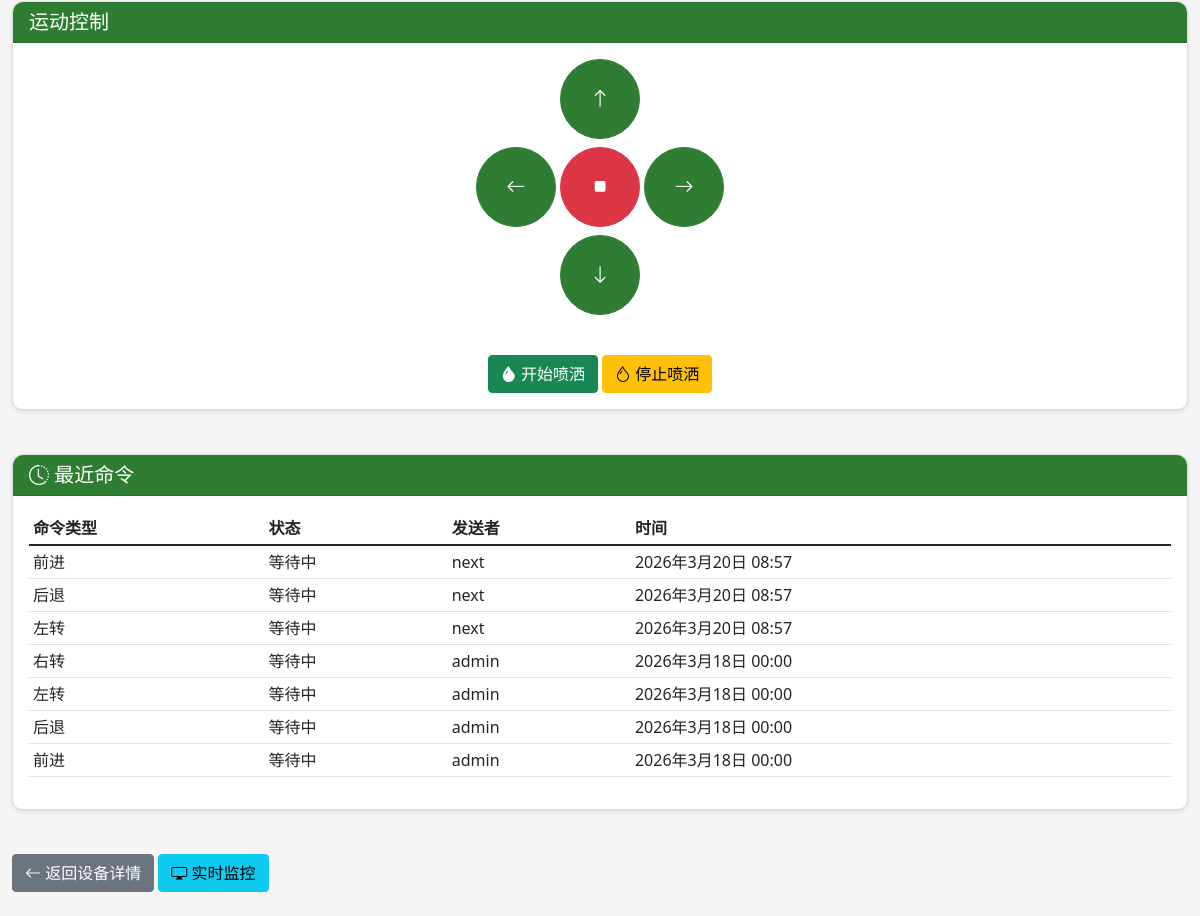
Before: /control/1/ (signed in, lower part) with the older database file.
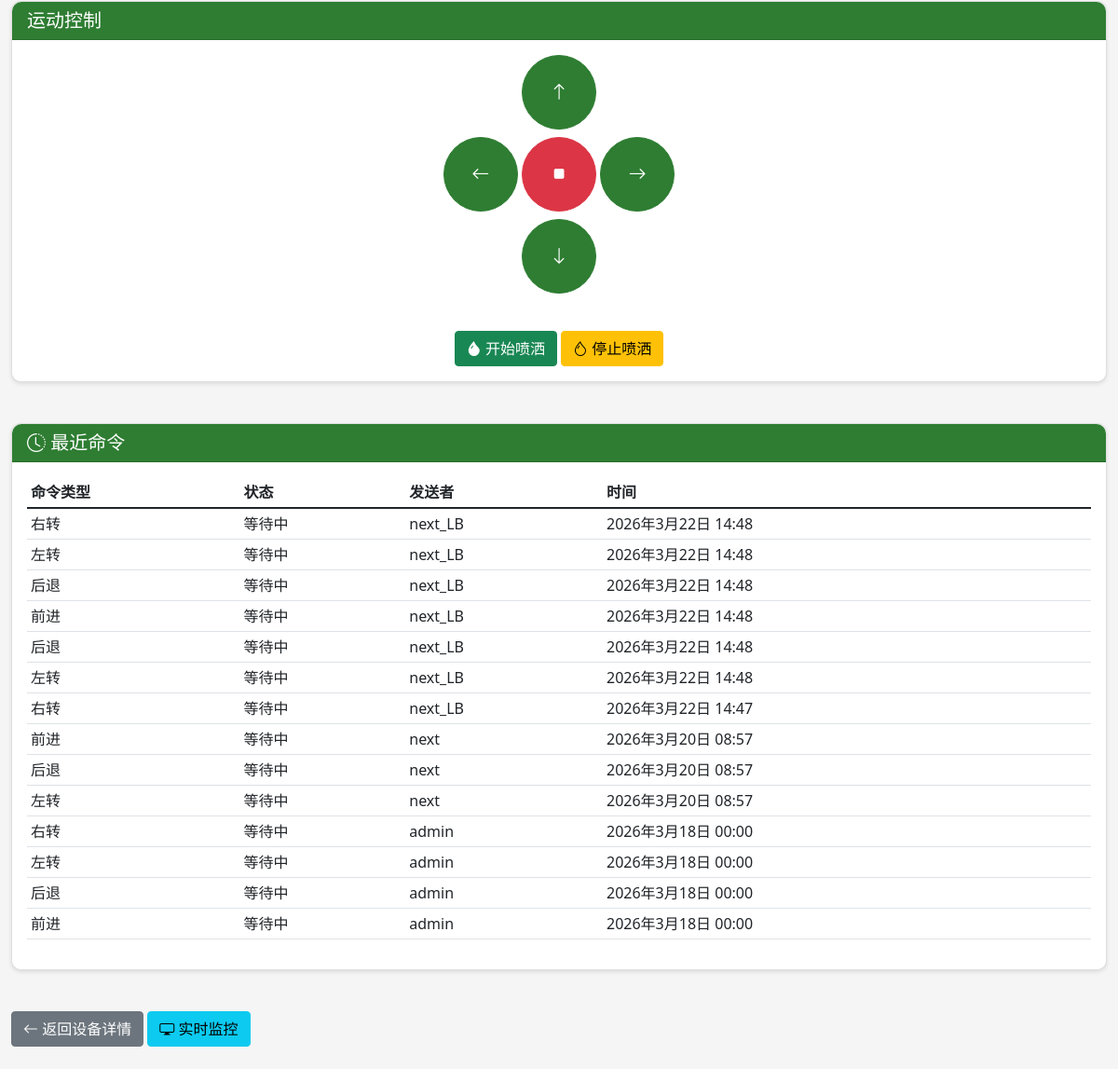
After: the same page with the newer database file.
### control/models.py (models this page shows, shortened)
class ControlCommand(models.Model):
    COMMAND_TYPES = [
        ('forward', '前进'),
        ('backward', '后退'),
        ('left', '左转'),
        ('right', '右转'),
        ('stop', '停止'),
        ('spray_start', '开始喷洒'),
        ('spray_stop', '停止喷洒'),
        ('speed_set', '设置速度'),
        ('mode_change', '切换模式'),
    ]
    COMMAND_STATUS = [
        ('pending', '等待中'),
        ('sent', '已发送'),
        ('executing', '执行中'),
        ('completed', '已完成'),
        ('failed', '失败'),
    ]
    device = models.ForeignKey(RobotDevice, on_delete=models.CASCADE, related_name='control_commands', verbose_name='设备')
    command_type = models.CharField(max_length=20, choices=COMMAND_TYPES, verbose_name='命令类型')
    parameters = models.JSONField(null=True, blank=True, verbose_name='命令参数')
    status = models.CharField(max_length=20, choices=COMMAND_STATUS, default='pending', verbose_name='状态')
    sender = models.ForeignKey(settings.AUTH_USER_MODEL, on_delete=models.SET_NULL, null=True, verbose_name='发送者')
    sent_at = models.DateTimeField(null=True, blank=True, verbose_name='发送时间')
    executed_at = models.DateTimeField(null=True, blank=True, verbose_name='执行时间')
    response = models.TextField(blank=True, verbose_name='响应信息')
    created_at = models.DateTimeField(auto_now_add=True, verbose_name='创建时间')
    class Meta:
        verbose_name = '控制命令'
        verbose_name_plural = '控制命令'
        ordering = ['-created_at']

### users/models.py (models this page shows, shortened)
class User(AbstractUser):
    ROLE_CHOICES = [
        ('admin', '管理员'),
        ('operator', '操作员'),
        ('viewer', '查看者'),
    ]
    role = models.CharField(max_length=20, choices=ROLE_CHOICES, default='viewer', verbose_name='角色')
    phone = models.CharField(max_length=20, blank=True, verbose_name='手机号')
    avatar = models.ImageField(upload_to='avatars/', blank=True, verbose_name='头像')
    created_at = models.DateTimeField(auto_now_add=True, verbose_name='创建时间')
    last_login_ip = models.GenericIPAddressField(blank=True, null=True, verbose_name='最后登录IP')
    class Meta:
        verbose_name = '用户'
        verbose_name_plural = '用户'

### control/views.py (the view)
# urls.py: path('<int:device_id>/', views.control_panel, name='control_panel'),
@login_required
def control_panel(request, device_id):
    device = get_object_or_404(RobotDevice, id=device_id)
    commands = ControlCommand.objects.filter(device=device).order_by('-created_at')[:20]
    try:
        manual_control = device.manual_control
    except ManualControl.DoesNotExist:
        manual_control = ManualControl.objects.create(device=device)
    return render(request, 'control/panel.html', {
        'device': device,
        'commands': commands,
        'manual_control': manual_control,
    })

### templates/control/panel.html (shortened to what the changed rows need)
{% extends 'base.html' %}
{% block content %}
<div class="row mt-4">
    <div class="col-md-12">
        <div class="card">
            <div class="card-body">
                {% if commands %}
                <table class="table table-sm">
                    <thead>
                        <tr>
                            <th>命令类型</th>
                            <th>状态</th>
                            <th>发送者</th>
                            <th>时间</th>
                        </tr>
                    </thead>
                    <tbody>
                        {% for cmd in commands %}
                        <tr>
                            <td>{{ cmd.get_command_type_display }}</td>
                            <td>{{ cmd.get_status_display }}</td>
                            <td>{{ cmd.sender.username|default:"-" }}</td>
                            <td>{{ cmd.created_at }}</td>
                        </tr>
                        {% endfor %}
                    </tbody>
                </table>
                {% else %}
                <p class="text-muted">暂无命令记录</p>
                {% endif %}
            </div>
        </div>
    </div>
</div>
{% endblock %}

Changed rows visible on the page:
added ControlCommand: command_type "右转", status "等待中", sender.username "next_LB", created_at "2026年3月22日 14:48"
added ControlCommand: command_type "左转", status "等待中", sender.username "next_LB", created_at "2026年3月22日 14:48"
added ControlCommand: command_type "后退", status "等待中", sender.username "next_LB", created_at "2026年3月22日 14:48"
added ControlCommand: command_type "前进", status "等待中", sender.username "next_LB", created_at "2026年3月22日 14:48"
added ControlCommand: command_type "后退", status "等待中", sender.username "next_LB", created_at "2026年3月22日 14:48"
added ControlCommand: command_type "左转", status "等待中", sender.username "next_LB", created_at "2026年3月22日 14:48"
added ControlCommand: command_type "右转", status "等待中", sender.username "next_LB", created_at "2026年3月22日 14:47"
